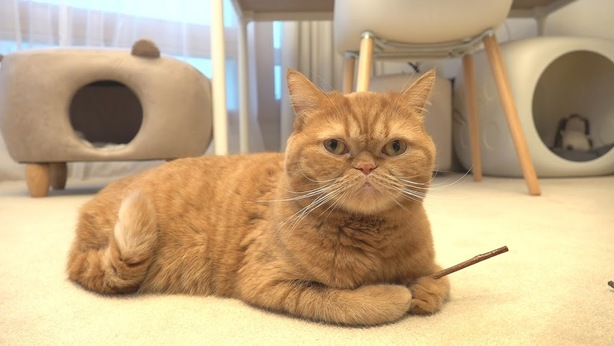
#> input picture Image Processing/assets/momo.jpg, 614 x 346 px
$ python kompres.py
#> lines starting #> are read from the running program, lines starting #| are printed output that depends on the picture
import cv2
import numpy as np
import os
from PIL import Image
import time

# Panduan bantuan Pengkoreksian :
# Method SVD
# A. Perlakuan SVD dapat dibagi menjadi 2 :
# 1. Bentuk Matriks Vertical
# 2. Bentuk Matriks Horizontal
# Yang membedakan pada saat proses transpose saja
# B .Method SVD perlu mencari U, sigma, dan V untuk mendekomposisi suatu matriks menjadi 3 matriks dekomposisi
# U dicari dengan fungsi getU, sigma di cari langsung dengan menggunakan linalg.eig, dan V dicari dengan fungsi getV

#Fungsi untuk mendapatkan matriks U pada matriks vertical, atau V pada matriks horizontal
# [7 lines left out: function getU, not called in this run]

#Fungsi untuk mendapatkan matriks U pada matriks horizontal, atau V pada matriks vertical
def getV(matriks, u, sigma):
    v = []
    for i in range(len(u)):
        vi = (1/sigma[i])*np.dot(matriks.transpose(), u[:,i])
        v.append(vi)

    return np.transpose(np.array(v))

#Fungsi untuk compressing image
def creatingImgCompress(m,n,sigma, u, v, k):
    #Buat matriks null terlebih dahulu, bisa menggunakan bantuan rank dan null tetapi sama saja dengan menggunakan panjang baris dan kolom
    B = np.zeros((m,n))
    matriksCompress = np.zeros((m, n), dtype=np.uint8)

    for i in range(k):
        B = np.add(B, sigma[i]*np.outer(u[:, i], v[:, i]))

    # Suatu image memang dapat di komposisi menjadi angka integer antara 0..255
    for i in range(len(B)):
        for j in range(len(B[0])):
            if B[i][j] > 255:
                matriksCompress[i][j] = 255
            elif B[i][j] < 0:
                matriksCompress[i][j] = 0
            else:
                matriksCompress[i][j] = B[i][j]

    return matriksCompress

#fungsi draw untuk menampilkan GUI
def draw(gambar):
#> the answer given: 1
    if (gambar == 1):
        print("  _                                                                                                   _  ")
        print(" | |                                                                                                 | | ")
        print(" | |______ ______ ______ ______ ______ ______ ______ ______ ______ ______ ______ ______ ______ ______| | ")
        print(" | |______|______|______|______|______|______|______|______|______|______|______|______|______|______| | ")
        print(" | |                                                                                                 | | ")
        print(" | |                                                                                                 | | ")
        print(" | |                                                                                                 | | ")
        print(" |_|  _____                                 _____                                                    |_| ")
        print(" | | |_   _|                               / ____|                                                   | | ")
        print(" | |   | |  _ __ ___   __ _  __ _  ___    | |     ___  _ __ ___  _ __  _ __ ___  ___ ___  ___  _ __  | | ")
        print(" | |   | | | '_ ` _ \ / _` |/ _` |/ _ \   | |    / _ \| '_ ` _ \| '_ \| '__/ _ \/ __/ __|/ _ \| '__| | | ")
        print(" | |  _| |_| | | | | | (_| | (_| |  __/   | |___| (_) | | | | | | |_) | | |  __/\__ \__ \ (_) | |    | | ")
        print(" | | |_____|_| |_| |_|\__,_|\__, |\___|    \_____\___/|_| |_| |_| .__/|_|  \___||___/___/\___/|_|    | | ")
        print(" | |                         __/ |                              | |                                  | | ")
        print(" |_|                        |___/                               |_|                                  |_| ")
        print(" | |                                                                                                 | | ")
        print(" | |______ ______ ______ ______ ______ ______ ______ ______ ______ ______ ______ ______ ______ ______| | ")
        print(" | |______|______|______|______|______|______|______|______|______|______|______|______|______|______| | ")
        print(" | |                                                                                                 | | ")
        print(" | |                                                                                                 | | ")
        print(" | |                                                                                                 | | ")
        print(" |_|                                                                                                 |_| ")
    else:
        print("______           _     __                                                                 __     _____                 _            ")
        print("| ___ \         | |   / /                                                                 \ \   |  __ \               | |           ")
        print("| |_/ / __ _  __| |  / /_____ ______ ______ ______ ______ ______ ______ ______ ______ _____\ \  | |  \/ ___   ___   __| |           ")
        print("| ___ \/ _` |/ _` | < <______|______|______|______|______|______|______|______|______|______> > | | __ / _ \ / _ \ / _` |           ")
        print("| |_/ / (_| | (_| |  \ \                                                                   / /  | |_\ \ (_) | (_) | (_| |           ")
        print("\____/ \__,_|\__,_|   \_\                                                                 /_/    \____/\___/ \___/ \__,_|           ")
        print("                                                                                                                                    ")
        print("                                                                                                                                    ")
        print("                      __                               _____                       __    _____                                      ")
        print("                     /  |                             |  ___|                     /  |  |  _  |                                     ")
        print("                     `| |                             |___ \                      `| |  | |/' |                                     ")
        print("                      | |                                 \ \                      | |  |  /| |                                     ")
        print("                     _| |_                            /\__/ /                     _| |_ \ |_/ /                                     ")
        print("                     \___/                            \____/                      \___/  \___/                                      ")
        print("                                                                                                                                    ")

#Fungsi methodSVD adalah fungsi utama yang nantinya akan dipanggil ketika user memasukkan angka 1
def methodSVD():
    print("\nSingle Value Decomposition Compression Program")
    print("===============================================\n")

    #Input Path image, asumsi selalu benar
    path = input("Masukkan path image : ")
#> the answer given: assets/momo.jpg

    draw(2)

    #Input tingkat resolusi gambar, semakin kecil angka semakin besar hasil kompresi dan tentunya gambar semakin bures
    tingkatResolusi = int(input("Masukkan skala kompressi yang diinginkan : "))
#> the answer given: 3
    loadImage = cv2.imread(path)
#> loadImage is the input picture: shape (346, 614, 3); mean B, G, R 130.4, 167.5, 192.8
    Image = np.array(loadImage, dtype=np.float64) #Ubah image menjadi kubus array

    #Dekomposisi matriks kubus RGB menjadi matriks 2D
    MatrixR = Image[:,:,0]
    MatrixG = Image[:,:,1]
    MatrixB = Image[:,:,2]

    # Kolom dan Baris masing2 matriks RGB
    mR = np.shape(MatrixR)[0]
#> mR = 346
    nR = np.shape(MatrixR)[1]
#> nR = 614
    mG = np.shape(MatrixG)[0]
#> mG = 346
    nG = np.shape(MatrixG)[1]
#> nG = 614
    mB = np.shape(MatrixB)[0]
#> mB = 346
    nB = np.shape(MatrixB)[1]
#> nB = 614

    print("\nCompressing Image...")

    # 2 Model Matriks SVD, vertical dan horizontal, bedanya ada di hasil perkalian matriks transposenya AtA dan AAt
    if (mR > nR):
        AtA_R = np.dot(MatrixR.transpose(),MatrixR)
        sigma_R, v_R = np.linalg.eig(AtA_R)
        u_R = getU(MatrixR,v_R, sigma_R)

    else:
        AAt_R = np.dot(MatrixR, MatrixR.transpose())
        sigma_R, u_R = np.linalg.eig(AAt_R)
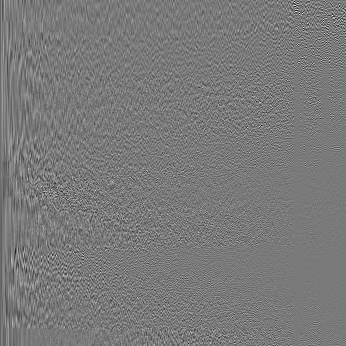
#> u_R: shape (346, 346) float64; min -0.393, max 0.428, mean -0.000136; drawn with min black and max white
#> sigma_R = 346 values, max 3.88e+09 at index 0, min 35.6 at index 294, mean 12295625.6
        v_R = getV(MatrixR,u_R, sigma_R)
#> after the loop in getV, `for i in range(len(u)):`: v = 346 items

    PictR = creatingImgCompress(mR,nR,sigma_R, u_R, v_R, tingkatResolusi)

    if (mG > nG):
        AtA_G = np.dot(MatrixG.transpose(),MatrixG)
        sigma_G, v_G = np.linalg.eig(AtA_G)
        u_G = getU(MatrixG,v_G, sigma_G)
    else:
        AAt_G = np.dot(MatrixG, MatrixG.transpose())
        sigma_G, u_G = np.linalg.eig(AAt_G)
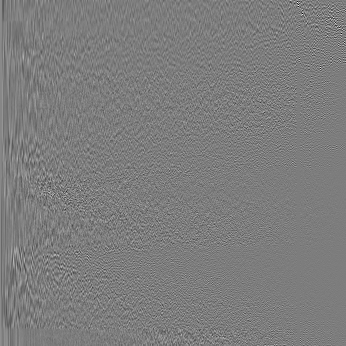
#> u_G: shape (346, 346) float64; min -0.526, max 0.544, mean 0.000194; drawn with min black and max white
#> sigma_G = 346 values, max 6.24e+09 at index 0, min 20.57 at index 297, mean 19186567
        v_G = getV(MatrixG,u_G, sigma_G)

    PictG = creatingImgCompress(mG,nG,sigma_G, u_G, v_G, tingkatResolusi)
#> call 2 of creatingImgCompress, with m = 346, n = 614, sigma = array of shape (346,), k = 3
#> after the loop in creatingImgCompress (call 2), `for i in range(len(B)):`:
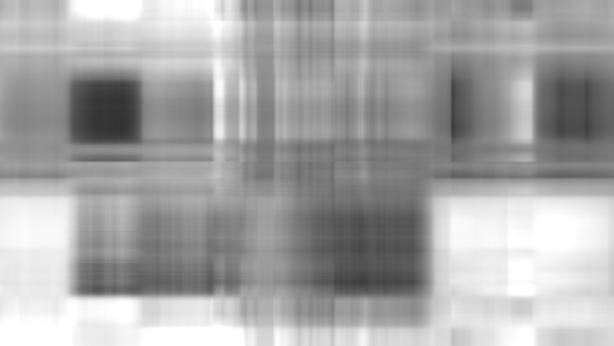
#> matriksCompress: shape (346, 614); min 50, max 255, mean 166.7

    if (mB > nB):
        AtA_B = np.dot(MatrixB.transpose(),MatrixB)
        sigma_B, v_B = np.linalg.eig(AtA_B)
        u_B = getU(MatrixB,v_B, sigma_B)
    else:
        AAt_B = np.dot(MatrixB, MatrixB.transpose())
        sigma_B, u_B = np.linalg.eig(AAt_B)
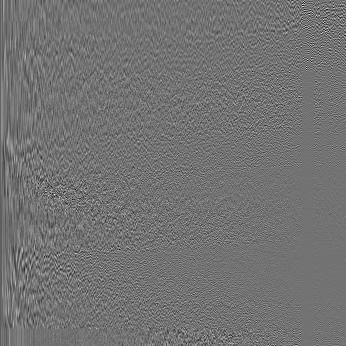
#> u_B: shape (346, 346) float64; min -0.358, max 0.435, mean -0.00014; drawn with min black and max white
#> sigma_B = 346 values, max 8.09e+09 at index 0, min 23.97 at index 302, mean 24351097.2
        v_B = getV(MatrixB,u_B, sigma_B)

    PictB = creatingImgCompress(mB,nB,sigma_B, u_B, v_B, tingkatResolusi)
#> call 3 of creatingImgCompress, with m = 346, n = 614, sigma = array of shape (346,), k = 3
#> the loop in creatingImgCompress (call 3), `for i in range(k):` made 3 passes
#> pass 1, in creatingImgCompress (call 3), `B = np.add(B, sigma[i]*np.outer(u[:, i], v[:, i]))`:
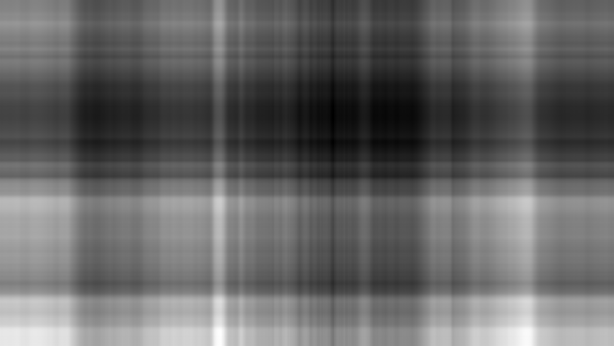
#> B: shape (346, 614) float64; min 125.1, max 293.6, mean 192.8; drawn with min black and max white
#> after the loop in creatingImgCompress (call 3), `for i in range(len(B)):`:
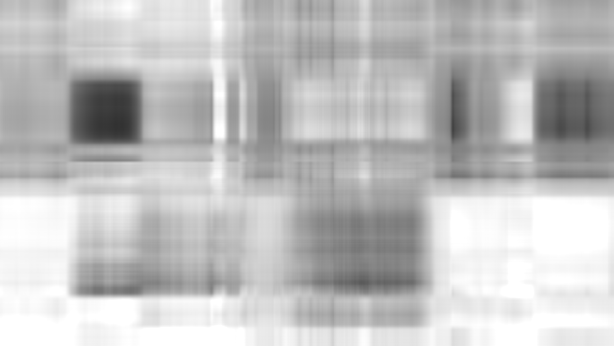
#> matriksCompress: shape (346, 614); min 49, max 255, mean 191.8

    rimg = np.zeros(Image.shape)

    # Reconstruct 3 Matriks RGB menjadi 1 dan menjadi image
    rimg[:,:,0] = PictR
    rimg[:,:,1] = PictG
    rimg[:,:,2] = PictB
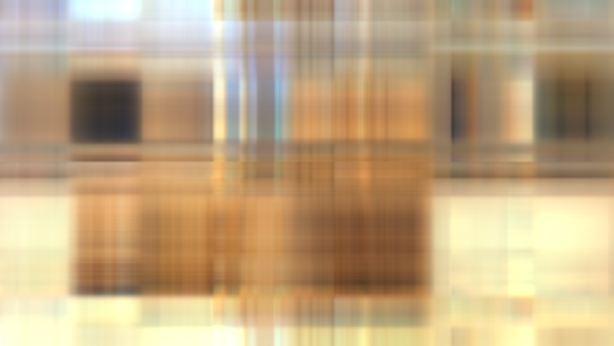
#> rimg: shape (346, 614, 3) float64; mean of channels 0, 1, 2 129.8, 166.7, 191.8; drawn as B, G, R

    # Push Image Compress to Folder
    cv2.imwrite('FolderOut/compressedSVD.jpg'.format(tingkatResolusi), rimg)

    ori = os.path.getsize(path)
    palsu = os.path.getsize('FolderOut/compressedSVD.jpg')

    # Hasil Compressi diambil dari size of pict original dan pict of compressed, size yang diambil dapat dilihat dengan klik kanan properties bukan dari GUI size dilayarnya langsung(karena itu hasil pembulatan)
    Persentase = 100-(palsu * 100/ori)
    if (Persentase < 0):
        print("Skala kompresi terlalu besar, sehingga Image menjadi uncompressed")
        os.remove('FolderOut/compressedSVD.jpg')
    else :
        print("Persentase Kompressi : ",100-(palsu * 100/ori),"%")
        print("\nGambar Berhasil Tersimpan")

    # Program Exit
    cv2.waitKey(0)
    cv2.destroyAllWindows()

# Panduan bantuan Pengkoreksian :
# Method Huffman Code
# 1. Ubah Image dalam bentuk integer
# 2. Pisahkan matriks kubus RGB menjadi 2D seperti SVD
# 3. Cari frequensi integer dalam matriks simpan dalam suatu array
# 4. Generating Binary tree berdasarkan frequensi
# 5. Kompress Binary tree dengan algoritma compress image Huffman Code, https://www.youtube.com/watch?v=acEaM2W-Mfw
# 6. Balikin lagi binary code yang udah di compress jadi suatu matriks RGB
# 7. Balikin lagi matriks RGB jadi Image

#Fungsi untuk mendapatkan frequensi yang muncul dari integer Image yang telah di bentuk
# [181 lines left out: functions frequensiDataMatrix, sortingFrekuensiToTree, gabungNode, ImgCompressHuffman, methodKodeHuffman, not called in this run]

def main():
    draw(1)
    method = int(input("Masukkan methode yang ingin digunakan :\n1. Single Value Decomposition\n2. Kode Huffman\nPilih Metode : "))
    if (method == 1):
        start = time.time()
        methodSVD()
        end = time.time()
        print("Waktu eksekusi program adalah",end - start,"second")
    else:
        start = time.time()
        methodKodeHuffman()
        end = time.time()
        print("Waktu eksekusi program adalah",end - start,"second")

main()
